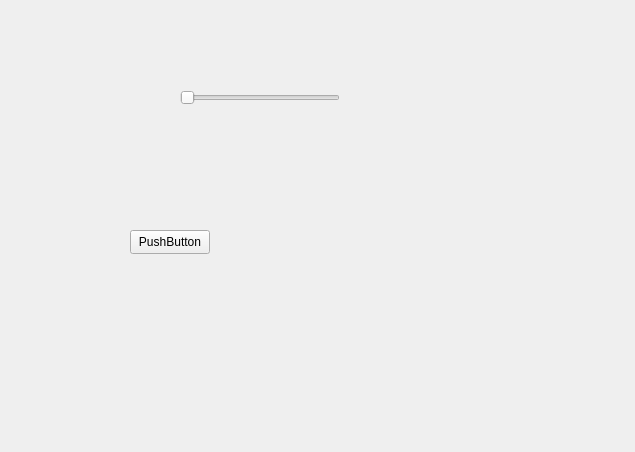
<?xml version="1.0" encoding="UTF-8"?>
<ui version="4.0">
 <class>videoProgressBar</class>
 <widget class="QWidget" name="videoProgressBar">
  <property name="geometry">
   <rect>
    <x>0</x>
    <y>0</y>
    <width>635</width>
    <height>452</height>
   </rect>
  </property>
  <property name="windowTitle">
   <string>Form</string>
  </property>
  <widget class="QWidget" name="widget" native="true">
   <property name="geometry">
    <rect>
     <x>160</x>
     <y>60</y>
     <width>241</width>
     <height>80</height>
    </rect>
   </property>
   <widget class="QSlider" name="horizontalSlider">
    <property name="geometry">
     <rect>
      <x>20</x>
      <y>30</y>
      <width>160</width>
      <height>16</height>
     </rect>
    </property>
    <property name="orientation">
     <enum>Qt::Horizontal</enum>
    </property>
   </widget>
  </widget>
  <widget class="QPushButton" name="pushButton">
   <property name="geometry">
    <rect>
     <x>130</x>
     <y>230</y>
     <width>80</width>
     <height>24</height>
    </rect>
   </property>
   <property name="text">
    <string>PushButton</string>
   </property>
  </widget>
 </widget>
 <resources/>
 <connections/>
</ui>
